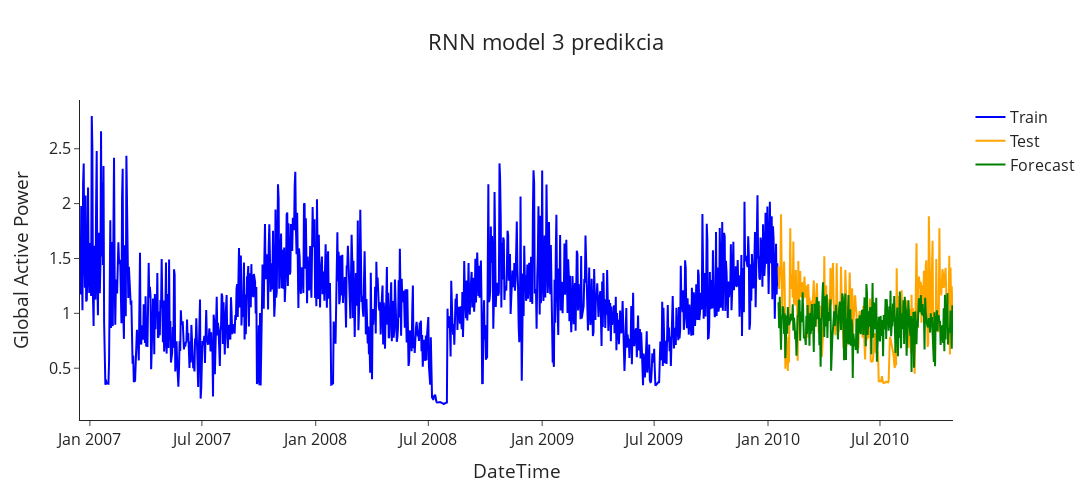

Notebook source saved alongside this figure:
### Code cell
plot_forecasts(
    train=train_actual.flatten(),
    test=test_actual.flatten(),
    forecasts=predicted3.flatten(),
    x_axis=x_axis,
    title="RNN model 3 predikcia"
)

### Figure 1 — Plotly figure (JSON) as saved in the notebook; plotly's stock layout.template omitted (floating-point values rounded to 4 significant figures; data arrays with more than 128 entries replaced by an {"elided": "..."} marker saying what was removed)
{"data": [{"line": {"color": "blue"}, "mode": "lines", "name": "Train", "type": "scatter", "x": {"elided": "1129 str values"}, "y": {"elided": "1129 float values"}}, {"line": {"color": "orange"}, "mode": "lines", "name": "Test", "type": "scatter", "x": {"elided": "313 str values"}, "y": {"elided": "283 float values"}}, {"line": {"color": "green"}, "mode": "lines", "name": "Forecast", "type": "scatter", "x": {"elided": "313 str values"}, "y": {"elided": "283 float values"}}], "layout": {"font": {"size": 16}, "height": 500, "title": {"text": "RNN model 3 predikcia", "x": 0.5}, "width": 1150, "xaxis": {"title": {"text": "DateTime"}}, "yaxis": {"title": {"text": "Global Active Power"}}}}
